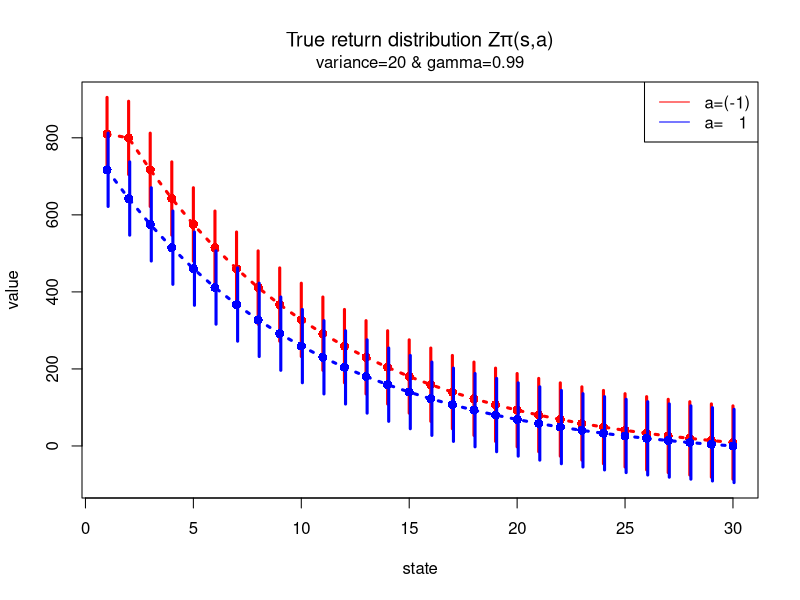

Generate this figure with R:
rm(list=ls())
# dev.off()

##### Parameter Setting

### Environment
# gamma = 0.50
gamma = 0.99
mu_last = 0
gridno = 100


### Setting
S_size=30; A_true = 100; sig2_true = 20; p_true=0.9 # setting2: reasonable setting
# S_size=30; A_true = 100; sig2_true = 5000; p_true=0.9 # setting2: reasonable setting


##### Plot the True Distribution

svec=c(1:S_size)
muR_left = A_true * p_true^(svec - 1) # E(R(s,L))
muR_right = A_true * p_true^(svec + 1); muR_right[S_size] = mu_last # E(R(s,R))

muZ_left = A_true*p_true^(svec-1) * (1-(gamma*p_true)^(S_size-svec+2)) / (1-gamma*p_true) + gamma^(S_size-svec+2) / (1-gamma) * mu_last # E(Z(s,L))
muZ_right = A_true*p_true^(svec+1) * (1-(gamma*p_true)^(S_size-svec)) / (1-gamma*p_true) + gamma^(S_size-svec) / (1-gamma) * mu_last # E(Z(s,R))
muZ_left[1] = gamma * muZ_right[1] + muR_left[1] # exception for (s,a)=(1,L)
var_Z = sig2_true/(1-gamma^2)

left_upper = muZ_left + 3*sqrt(var_Z)
left_below = muZ_left - 3*sqrt(var_Z)
right_upper = muZ_right + 3*sqrt(var_Z)
right_below = muZ_right - 3*sqrt(var_Z)
ymax = max(c(left_upper, right_upper))
ymin = min(c(left_below, right_below))

plot(svec, muZ_left, ylim=c(ymin, ymax), main=expression(paste("True return distribution Z", pi, "(s,a)")), xlab="state", ylab="value", type="n")
# plot(svec, muZ_left, ylim=c(ymin, ymax), main="True Return Distributions", xlab="state", ylab="value")
for (sindex in svec) {
  # sindex=1
  lines(c(sindex, sindex), c(left_upper[sindex], left_below[sindex]), col="red", lwd=3)
}
lines(cbind(svec, muZ_left), col="red", lwd=3, lty="dotted")
points(svec, muZ_left, ylim=c(ymin, ymax), pch=16, cex=1.2, col="red")
for (sindex in svec) {
  # sindex=1
  lines(c(sindex+0.05, sindex+0.05), c(right_upper[sindex], right_below[sindex]), col="blue", lwd=3)
}
lines(cbind(svec, muZ_right), col="blue", lwd=3, lty="dotted")
points(svec, muZ_right, ylim=c(ymin, ymax), pch=16, cex=1.2, col="blue")

legends = c("a=(-1)", "a=   1")
legend("topright", legend = legends, col=c("red", "blue"), lty=1)


mtext(paste0("variance=", sig2_true, " & gamma=", gamma), line=0.5)











